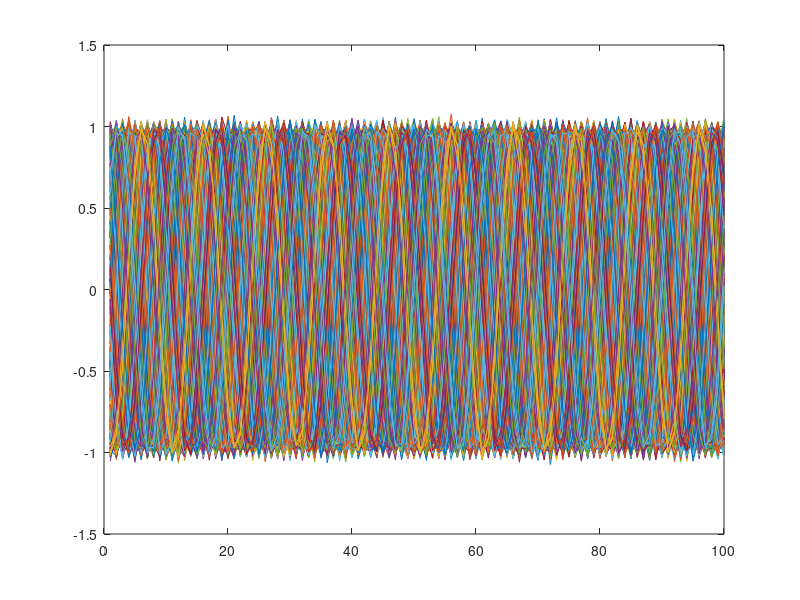
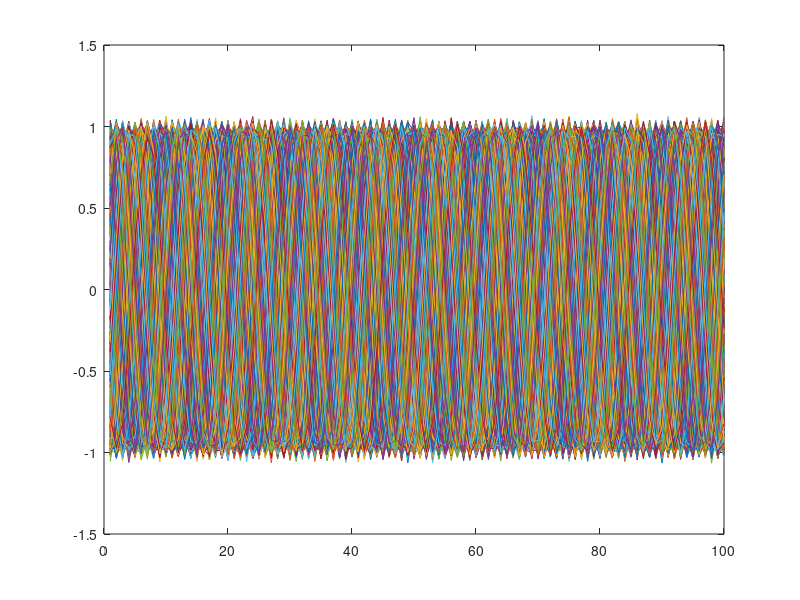

Here is the MATLAB script that generated these plots, in order: (Note: a time limit stopped this script after it produced the figures.)
% get many repetitions of two signals with random phase difference
clear all
close all

frq = 10; % Hz
len = 1; % seconds
smpfrq = 100; % Hz
numrpt = 1000;
ranphs = rand(2.*numrpt,2);
phsdif = 45 ./ 360;
noifac = 1./50;
for rptlop = 1:numrpt
  wav(:,rptlop,1) = sin(((0:(len.*smpfrq-1))./(smpfrq).*(frq.*2.*pi))+(ranphs(rptlop,1).*2.*pi)) + ...
    randn(1,len.*smpfrq).*noifac;
  wav(:,rptlop,2) = sin(((0:(len.*smpfrq-1))./(smpfrq).*(frq.*2.*pi))+((ranphs(rptlop,2)+phsdif).*2.*pi)) + ...
    randn(1,len.*smpfrq).*noifac;
end

% get the FFT of the waves
for rptlop = 1:numrpt
  fftwav(:,rptlop,1) = fft(wav(:,rptlop,1));
  fftwav(:,rptlop,2) = fft(wav(:,rptlop,2));
end

% calculate the power-spectral densities (psd) and the cross-spectral
% densities (csd) and sum them over repetitions
numsmp = length(wav);
psd = 2.*abs(fftwav).^2./(numsmp.^2);
csd = 2.*(fftwav(:,:,1).*conj(fftwav(:,:,2)))./(numsmp.^2);
sumpsd = squeeze(sum(psd,2));
sumcsd = squeeze(sum(csd,2));

% calculate coherence
coh = abs(sumcsd ./ sqrt(sumpsd(:,1) .* sumpsd(:,2)));

figure;
plot(squeeze(wav(:,:,1)));
figure;
plot(squeeze(wav(:,:,2)));
figure;
plot(coh);
